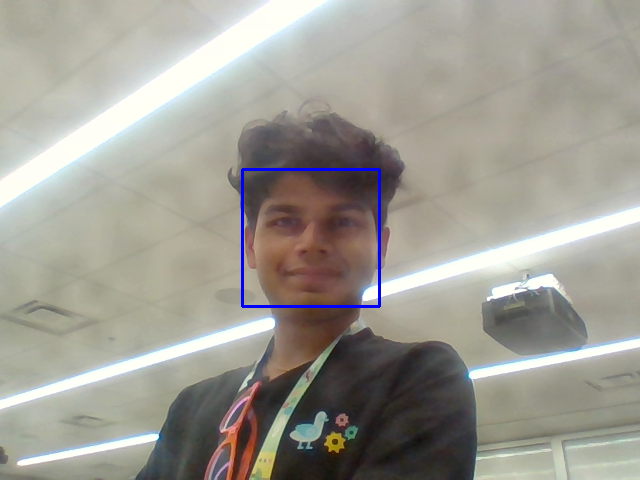
#> input picture image.bmp, 640 x 480 px, found by its file name
$ python crop_webcam_image.py
#> lines starting #> are read from the running program, lines starting #| are printed output that depends on the picture; after the words box and inside, x2 and y2 are one past the last pixel; in counts of white or black regions, pixels touching at a corner belong together
import cv2 as cv
import numpy as np
import flask_app.app as app

# using this to make sure that the image actually displays
import matplotlib.pyplot as plt

# load open cv's cascade, open the image,change it to grayscale, and crop the image out
face_cascade = cv.CascadeClassifier('haarcascade_frontalface_default.xml')
# camera = app.success()
# image = cv.imread(camera)
image = cv.imread('flask_app/image.bmp')
#> image is the input picture: shape (480, 640, 3); mean B, G, R 147.8, 156, 158.5
gray_img = cv.cvtColor(image, cv.IMREAD_GRAYSCALE)

faces = face_cascade.detectMultiScale(gray_img, 1.1, 4)
#> faces = [[243, 171, 133, 133]]

# Draw rectangle around the faces
for (x, y, w, h) in faces:
    cv.rectangle(image, (x, y), (x+w, y+h), (255, 0, 0), 2)
#> this loop made 1 pass
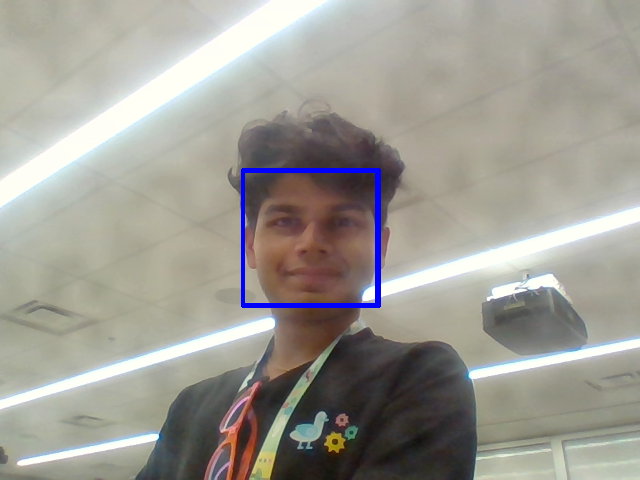
#> image: shape (480, 640, 3); 0.34% of pixels changed, all inside (x1, y1, x2, y2) = (244, 171, 378, 305)

cropped_img = gray_img[y:y+h, x:x+w]
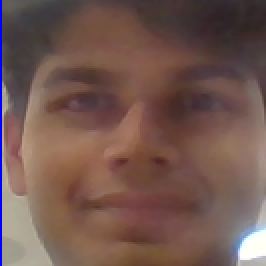
#> cropped_img: shape (133, 133, 4) (shown 2 times larger); mean B, G, R, A 80.2, 87.5, 115, 255
plt.imshow(cropped_img)
cv.waitKey(0)

plt.savefig('./cropped_results/out.png', dpi=100)
plt.show()
plt.draw()
